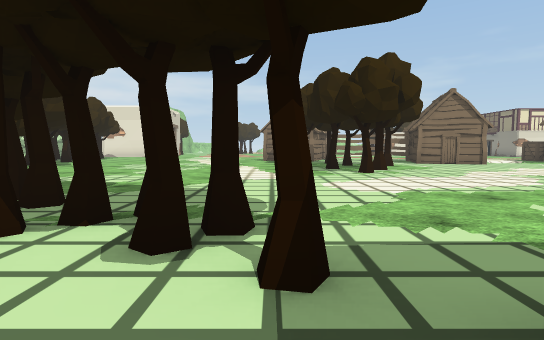
View 1 (above)

24 first-person views from a walk through a 3-D level made in the Unity game engine. The camera is 1.2 m above the floor, tilts 4° down and sees 80° across. The floor is counted in squares, 2 m on a side. Each view is taken from the middle of a square. On the plan, view 1 faces up. The plan holds only what a view shows up to about 10 squares ahead; the rest is blank. The place goes on beyond the plan. The player character is not drawn. Some animated figures are not drawn. Some surface patterns are stand-ins.

View 2
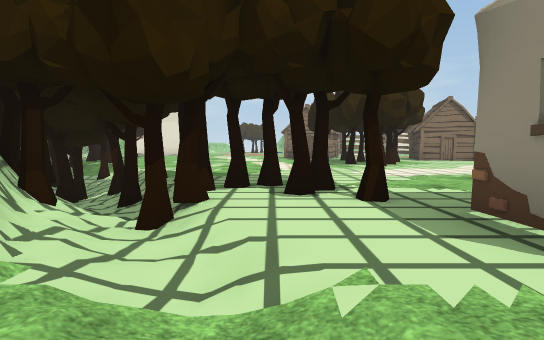

View 3
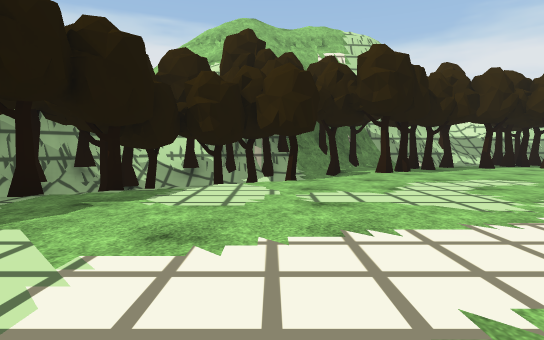

View 4
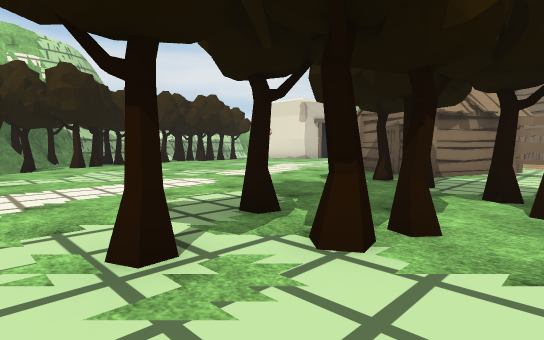

View 5
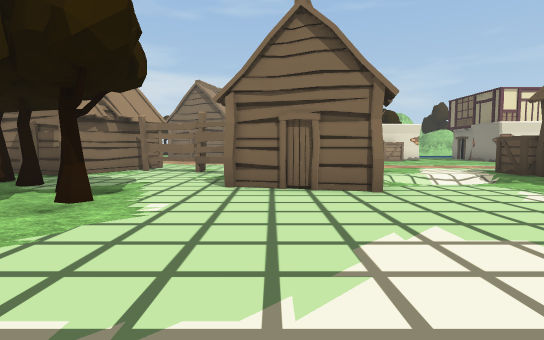

View 6
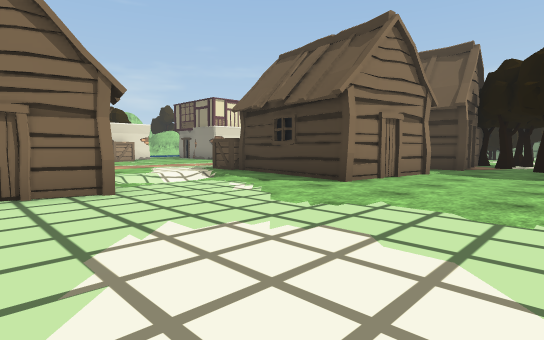

View 7
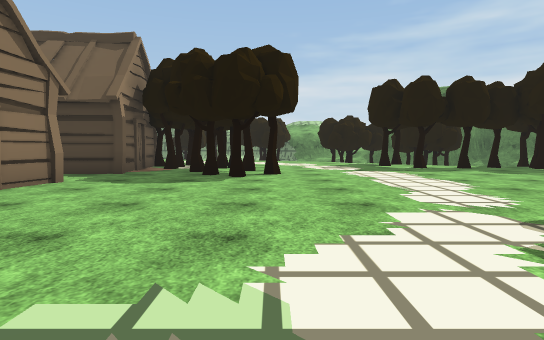

View 8
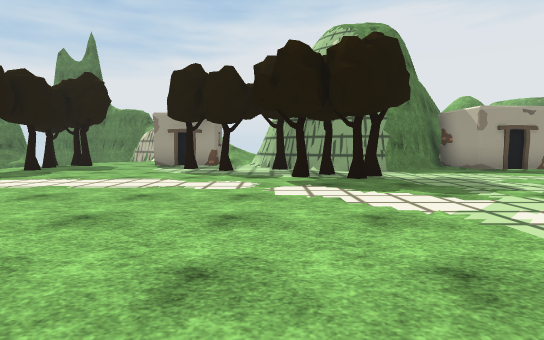

View 9
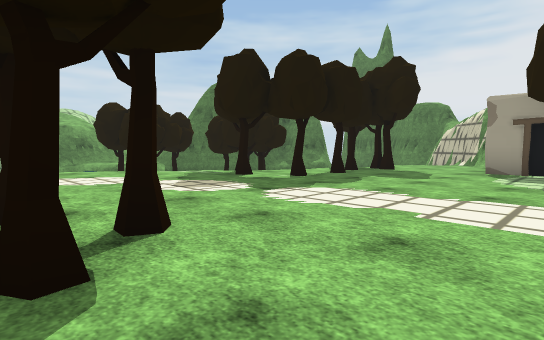

View 10
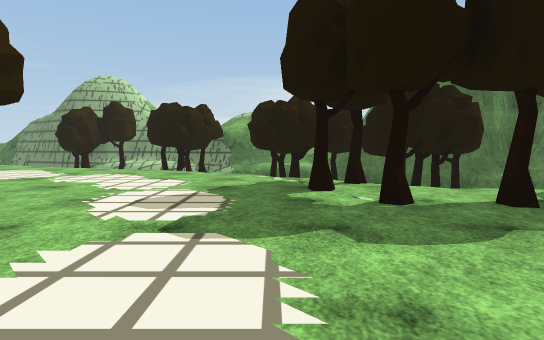

View 11
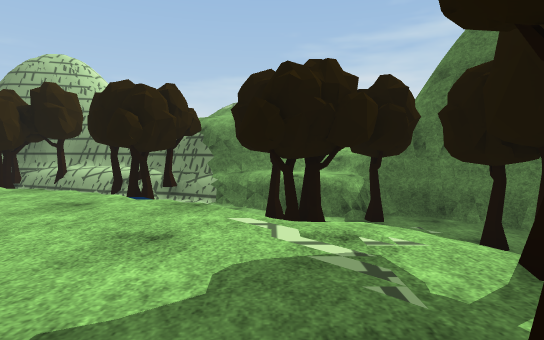

View 12
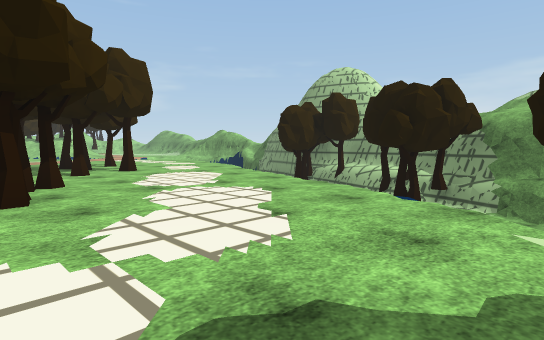

View 13
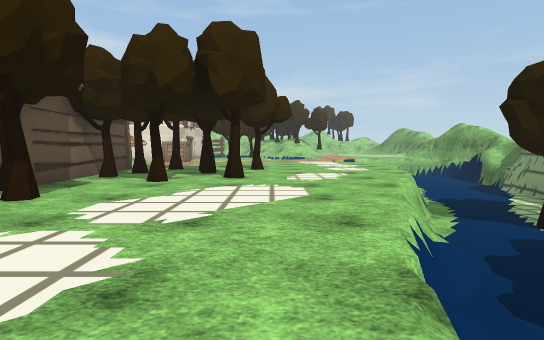

View 14
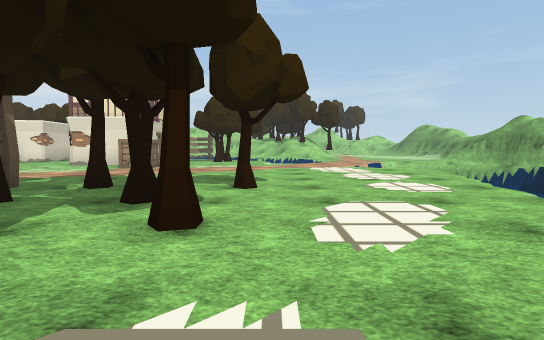

View 15
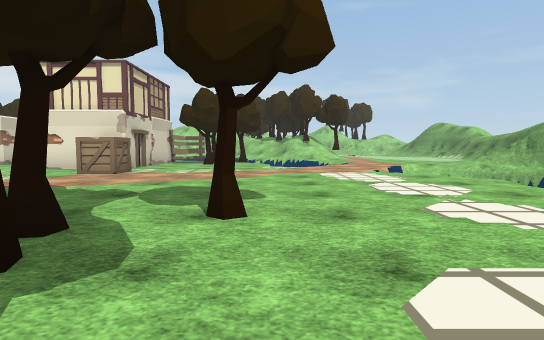

View 16
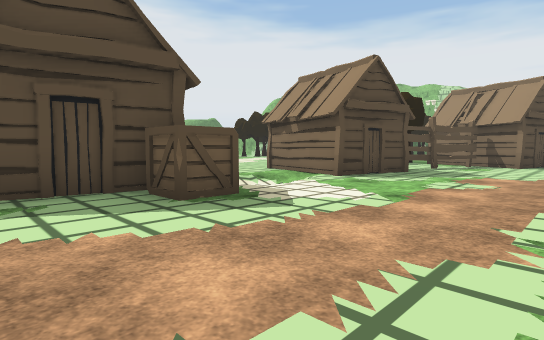

View 17
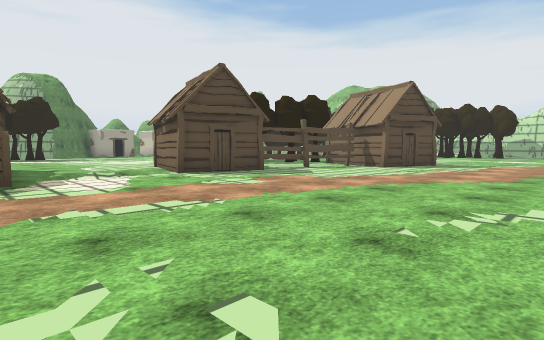

View 18
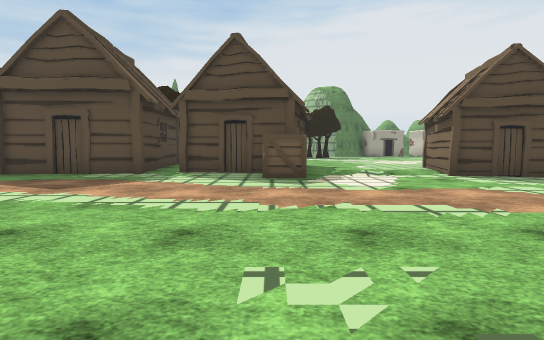

View 19
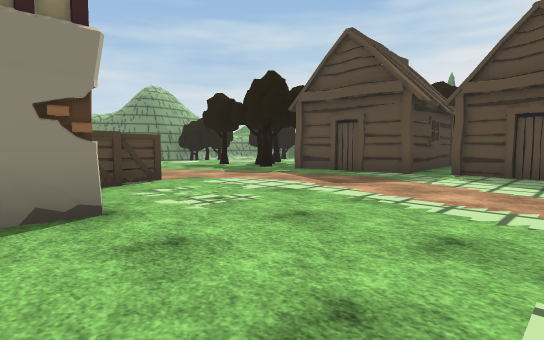

View 20
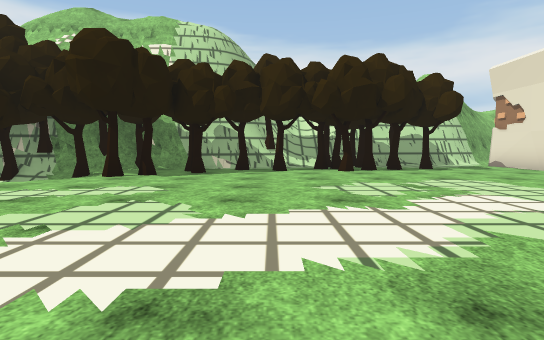

View 21
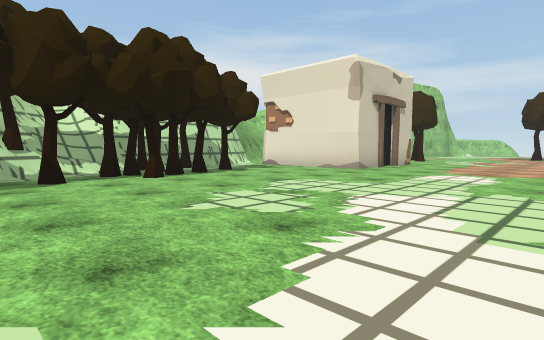

View 22
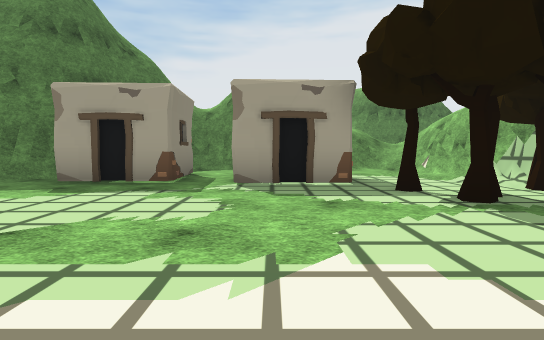

View 23
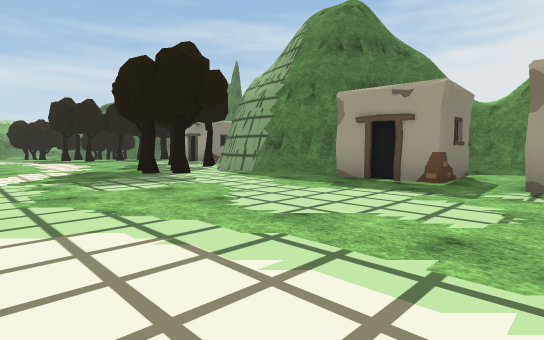

View 24
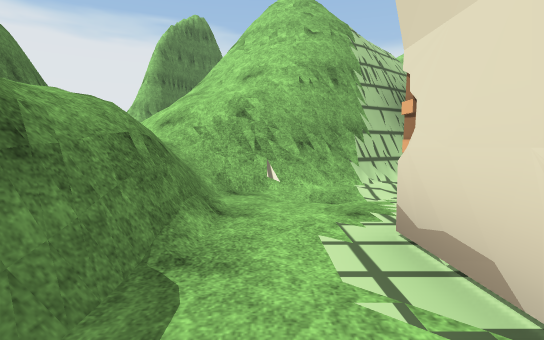

### Floor plan
Key: @ floor where view 1 was taken; # wall or solid block; . main floor; - floor 1.5 m lower than the main floor; : floor 6.5 m higher than the main floor; + floor 7.75 m higher than the main floor; * floor 9.25 m higher than the main floor; / step, stairs or slope; = window, fence, low wall or low ledge; ^ raised ledge; v drop or lower ground; T tree; H hut; F fence; C crate; O other object.
Columns run from 10 left of view 1 to 28 right of it. Each row starts with its distance up from view 1.
 21    #....         .... ...###........
 20 ####....  ................##C....../
 19 ........  ..................C....../
 18 ........   .........................=
 17 TT.......  H........................#
 16 TT.......   H.......................=
 15 TTT...... H HFF.....................v-
 14 .T.........H...FFHH//.C.....HT..T...v-
 13 T.T........T....H.H//.HHHH  HTTT....v-
 12 #T..........T...HH....   H  HT.T...=--
 11 #OT........T.TT......H   .  H.T....v-T
 10 ##.T.................HHH..HHT.....==-T#
  9 ##/T........TT.............TTT....=#-=#
  8  ##//.......T.............T.T..../v--=#
  7   TTT/...................TTTT....=- #Tv
  6  TTTT//..................T.......v  #O
  5  v#T/T/........................./   ##
  4   #=TTTT........................    =#
  3    ##TTTTT.........T.........../ TT=#
  2     v## TTT........TT.......TT.= TT=#
  1     :v#TT.T#..........T.......#  -T##
  0      v##//@##.##.####T.T...T./ TT ##
 -1     *+###/.##.####  ##......T/ TT##
 -2     ### #/.....         #..T/   T#
 -3         #===###          ...     #
 -4                          /.     ^^

Where each view was taken, in squares from view 1:
view 1: 0 up, 0 right, facing up
view 2: 2 down, 1 left, facing up
view 3: 7 up, 1 right, facing left
view 4: 7 up, 4 right, facing up-left
view 5: 7 up, 6 right, facing up
view 6: 7 up, 6 right, facing up-right
view 7: 6 up, 8 right, facing right
view 8: 9 up, 11 right, facing down
view 9: 7 up, 13 right, facing down-right
view 10: 3 up, 14 right, facing right
view 11: 3 up, 18 right, facing right
view 12: 3 up, 18 right, facing up-right
view 13: 5 up, 22 right, facing up
view 14: 9 up, 22 right, facing up
view 15: 11 up, 22 right, facing up
view 16: 18 up, 14 right, facing down-left
view 17: 21 up, 12 right, facing down-left
view 18: 21 up, 12 right, facing down
view 19: 21 up, 12 right, facing down-right
view 20: 13 up, 0 right, facing left
view 21: 12 up, 2 left, facing up-left
view 22: 6 up, 2 right, facing down
view 23: 6 up, 2 right, facing down-right
view 24: 2 down, 3 right, facing left
